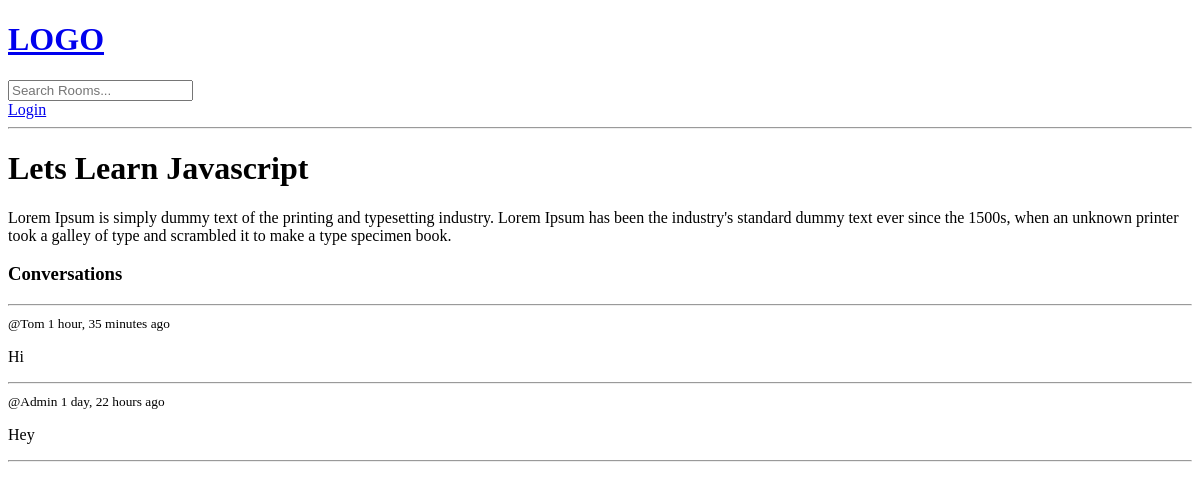
The app's page /room/1/, older data.
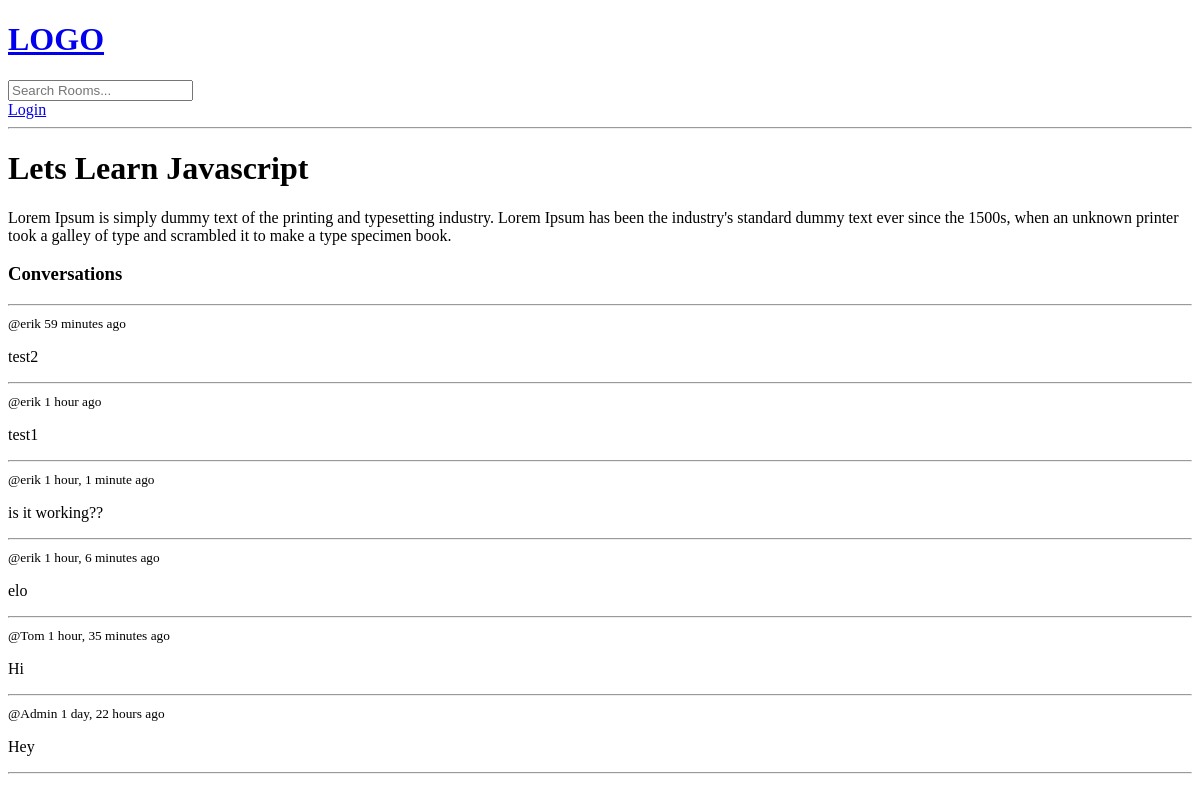
The same page, newer data.
### base/models.py (models this page shows, shortened)
class Room(models.Model):
    host = models.ForeignKey(User, on_delete=models.SET_NULL, null=True)
    topic = models.ForeignKey(Topic, on_delete=models.SET_NULL, null=True)
    name= models.CharField(max_length=200) # Meaning this can't be blank
    description = models.TextField(null=True, blank=True)
    updated = models.DateTimeField(auto_now=True)
    created = models.DateTimeField(auto_now_add=True)
    class Meta:
        ordering = ['-updated', '-created']

class Message(models.Model):
     user = models.ForeignKey(User, on_delete=models.CASCADE)
     room = models.ForeignKey(Room, on_delete=models.CASCADE)
     body = models.TextField()
     updated = models.DateTimeField(auto_now=True)
     created = models.DateTimeField(auto_now_add=True)

### base/views.py (the view, shortened to what this page needs)
# urls.py: path('room/<str:pk>/', views.rooms, name="rooms"), # calling rooms function from views
def rooms(request, pk):
    room1 = Room.objects.get(id=pk)
    room_messages = room1.message_set.all().order_by('-created')
    context = {'room': room1, 'room_messages': room_messages}
    return render(request, 'base/room.html', context)

### base/templates/base/room.html (shortened to what this page needs)
{% extends 'main.html' %}
{% block content %}
<h1>{{ room.name }}</h1>
<p>{{room.description}}</p>
<div class="comment-wrapper">
    <h3>Conversations</h3>
    <hr>
    {% for message in room_messages %}
        <div>
            <small>
                @{{message.user}} {{message.created|timesince}} ago
            </small>
            <p>{{message.body}}</p>
            <hr>
        </div>
    {% endfor %}
</div>
{% endblock content%}

### templates/main.html (shortened to what this page needs)
<!DOCTYPE html>
<html>
    <head>
    </head>
    <body>
        {% include 'navbar.html' %}
        {% block content %}
        {% endblock %}
    </body>
</html>

### templates/navbar.html
<a href="/">
    <h1>LOGO</h1>
</a>
<form method="GET" action="{% url 'home' %}">
    <input type="text" name="q" placeholder="Search Rooms..." />
</form>
{% if request.user.is_authenticated %}
<p>Hello {{request.user}}</p>
<a href="{% url 'logout' %}">Logout</a>
{% else %}
<a href="{% url 'login' %}">Login</a>
{% endif %}
<hr>

Row changes from the older to the newer data that the page shows:
added Message: user "erik", created "59 minutes", body "test2"
added Message: user "erik", created "1 hour", body "test1"
added Message: user "erik", created "1 hour, 1 minute", body "is it working??"
added Message: user "erik", created "1 hour, 6 minutes", body "elo"
